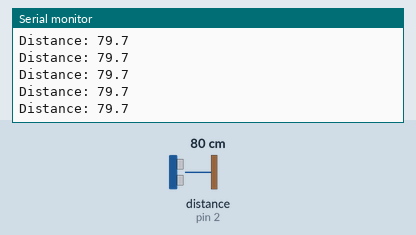
The sketch below on a simulated Arduino Uno, built with avr-gcc and run on an emulated ATmega328P. Shown: the last lines printed to the serial monitor. Wiring (inferred from the names in the program): ultrasonic range finder: trigger pin 3; echo pin 2. The test bench sets the inputs (shaded band); at power-on: distance to the obstacle (sensor on pin 2) 80 cm. The echo pulse lasts 58.3 µs per cm.

Above: at 1.2 s.
1.3 s: distance to the obstacle (sensor on pin 2) set to 299 cm
At 2.2 s:
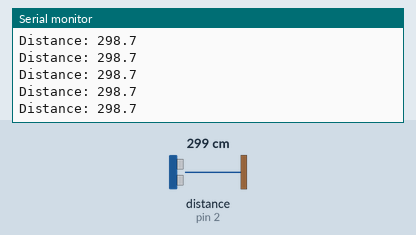
4.3 s: distance to the obstacle (sensor on pin 2) set to 18 cm
At 5.2 s:
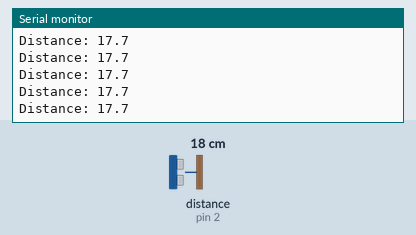
7.3 s: distance to the obstacle (sensor on pin 2) set to 299 cm
At 8.3 s:
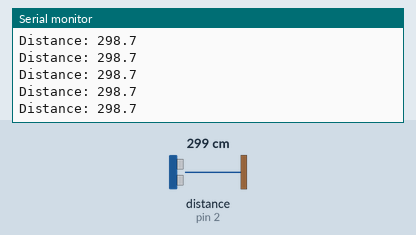
10.3 s: distance to the obstacle (sensor on pin 2) set to 2 cm
At 11.3 s:
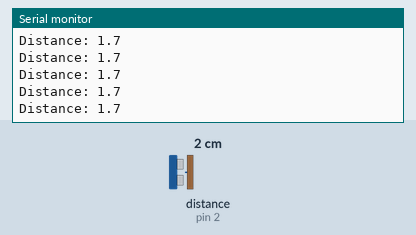
Timing chart, 0 to 13.3 s (numbered marks = the images above; inputs shaded):
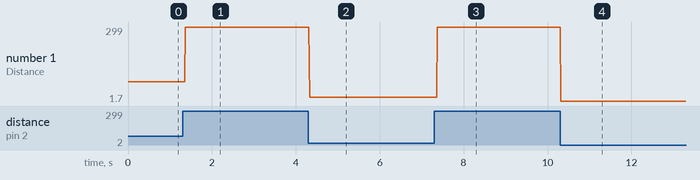

Measured:
- after the input at 1.3 s, the serial monitor: prints a new line after 0.07 s (image 1)
- after the input at 4.3 s, the serial monitor: prints a new line at once (image 2)
- after the input at 7.3 s, the serial monitor: prints a new line after 0.25 s (image 3)
- after the input at 10.3 s, the serial monitor: prints a new line at once (image 4)
- plotted number 1: 79.7 → 298.7 after the input at 1.3 s, 298.7 → 17.7 after the input at 4.3 s, 298.7 → 1.7 after the input at 10.3 s

The sketch:

altimeter_1.0.ino
```cpp
// establish pins
const int echoPin = 2;
const int trigPin = 3;

// variable creation
long duration; // duration measured in microseconds (us)
float distance; // distance measured in cm

void setup() {
  // establish input and output pin
  pinMode(echoPin, INPUT);
  pinMode(trigPin, OUTPUT);
  Serial.begin(9600);
}

void loop() {
  // set sensor off
  digitalWrite(trigPin, LOW);
  delayMicroseconds(2);

  // set signal on for 10 us (8 bursts), set off
  digitalWrite(trigPin, HIGH);
  delayMicroseconds(10);
  digitalWrite(trigPin, LOW);

  // time from initial pulse to detection
  duration = pulseIn(echoPin, HIGH); // ERROR - takes longer than expected to reset

  // distance calculation
  distance = (duration * 0.0343) / 2; // 0.0343 cm/us is approximately the speed of sound

  // printing results on the serial
  Serial.print("Distance: ");
  Serial.println(distance, 1); // ERROR - prints additional "0.0" value
}
```
